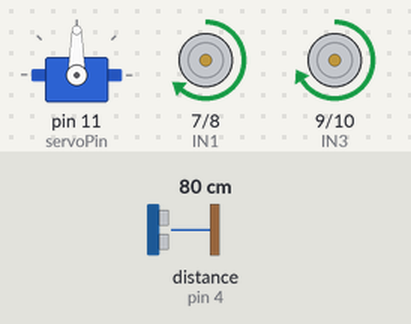
The sketch below on a simulated Arduino Uno, built with avr-gcc and run on an emulated ATmega328P. Shown: servo, motor-driver pin pairs drawn as motors (green arrow = first pin HIGH = forward, orange = second pin HIGH = backward, longer = more drive, scaled by the enable pin). Wiring (inferred from the names in the program): ultrasonic range finder: trigger pin 2; echo pin 4. The inputs (shaded band) are chosen by the test bench; at power-on: distance to the obstacle (sensor on pin 4) 80 cm. The echo pulse lasts 58.3 µs per cm.

Above: at 1.2 s.
1.3 s: distance to the obstacle (sensor on pin 4) set to 65 cm
2.8 s: distance to the obstacle (sensor on pin 4) set to 56 cm
At 3.5 s:
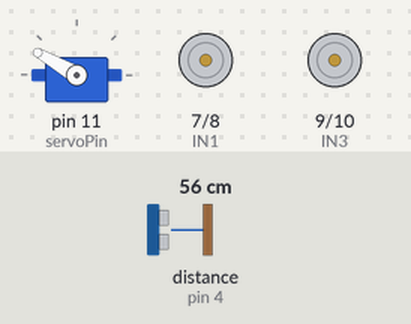
At 4.57 s:
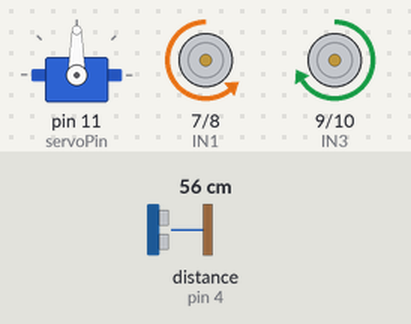
5.8 s: distance to the obstacle (sensor on pin 4) set to 2 cm
8.8 s: distance to the obstacle (sensor on pin 4) set to 120 cm
11.8 s: distance to the obstacle (sensor on pin 4) set to 4 cm
At 13.0 s:
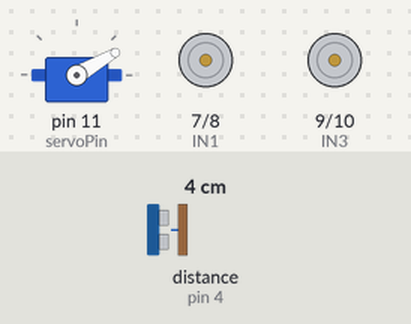
Timing chart, 0 to 15.8 s (numbered marks = the images above; inputs shaded):
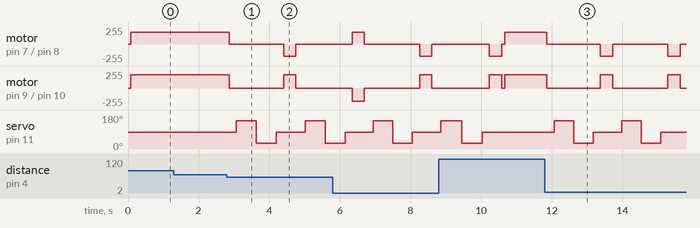

Measured:
- the behaviour switches between 62 and 61 cm on distance to the obstacle (sensor on pin 4) (found by bisection; images 0 and 1)
- after the input at 1.3 s, every drawn part: stays the same
- after the input at 2.8 s, motor on pin 7 (IN1) / pin 8 (IN2): forward 180/255 → stopped after 0.07 s, → backward 180/255 1.5 s later, → stopped 0.35 s later; motor on pin 9 (IN3) / pin 10 (IN4): forward 200/255 → stopped after 0.07 s, → forward 200/255 1.5 s later, → stopped 0.35 s later
- after the input at 11.8 s, motor on pin 7 (IN1) / pin 8 (IN2): alternates backward 180/255 for 0.35 s and stopped for 1.5 s, starting after 0.06 s; motor on pin 9 (IN3) / pin 10 (IN4): alternates forward 200/255 for 0.35 s and stopped for 1.5 s, starting after 0.06 s

The sketch:

car3.ino.ino
```cpp
#include <Servo.h>

Servo myservo;

// Ultrasonic pins
const int trigPin = 2;
const int echoPin = 4;

// Motor driver pins
// RIGHT MOTOR → OUT1, OUT2
const int ENA = 5;   // PWM Right motor
const int IN1 = 7;
const int IN2 = 8;

// LEFT MOTOR → OUT3, OUT4
const int ENB = 6;   // PWM Left motor
const int IN3 = 9;
const int IN4 = 10;

// Servo pin
const int servoPin = 11;

int distanceThreshold = 60; // cm
int mode = 0; // 0 → AUTO, 1 → MANUAL

// Get distance function with averaging filter
long getDistance() {
  long sum = 0;
  for (int i = 0; i < 5; i++) {
    digitalWrite(trigPin, LOW);
    delayMicroseconds(2);
    digitalWrite(trigPin, HIGH);
    delayMicroseconds(10);
    digitalWrite(trigPin, LOW);

    long duration = pulseIn(echoPin, HIGH, 20000);
    long d = duration * 0.034 / 2;
    if (d == 0 || d > 200) d = 200;
    sum += d;
    delay(10);
  }
  return sum / 5;
}

// Motor controls
void forward() {
  digitalWrite(IN1, HIGH); digitalWrite(IN2, LOW);
  digitalWrite(IN3, HIGH); digitalWrite(IN4, LOW);
  analogWrite(ENA, 180); analogWrite(ENB, 200);
}

void backward() {
  digitalWrite(IN1, LOW); digitalWrite(IN2, HIGH);
  digitalWrite(IN3, LOW); digitalWrite(IN4, HIGH);
  analogWrite(ENA, 180); analogWrite(ENB, 200);
}

void stopCar() {
  digitalWrite(IN1, LOW); digitalWrite(IN2, LOW);
  digitalWrite(IN3, LOW); digitalWrite(IN4, LOW);
}

void turnLeft() {
  digitalWrite(IN1, HIGH); digitalWrite(IN2, LOW);
  digitalWrite(IN3, LOW); digitalWrite(IN4, HIGH);
  analogWrite(ENA, 180); analogWrite(ENB, 200);
  delay(350);
  stopCar();
}

void turnRight() {
  digitalWrite(IN1, LOW); digitalWrite(IN2, HIGH);
  digitalWrite(IN3, HIGH); digitalWrite(IN4, LOW);
  analogWrite(ENA, 180); analogWrite(ENB, 200);
  delay(350);
  stopCar();
}

void setup() {
  Serial.begin(9600); // NodeMCU communication
  pinMode(trigPin, OUTPUT); pinMode(echoPin, INPUT);
  pinMode(ENA, OUTPUT); pinMode(ENB, OUTPUT);
  pinMode(IN1, OUTPUT); pinMode(IN2, OUTPUT);
  pinMode(IN3, OUTPUT); pinMode(IN4, OUTPUT);
  myservo.attach(servoPin); myservo.write(90); // center
}

void loop() {
  // Check for commands from NodeMCU
  if (Serial.available()) {
    String cmd = Serial.readStringUntil('\n');
    cmd.trim(); // remove whitespace/newline
    if (cmd == "AUTO") mode = 0;
    else if (cmd == "MANUAL") mode = 1;

    // Manual commands only if mode = 1
    if (mode == 1) {
      if (cmd == "F") forward();
      else if (cmd == "B") backward();
      else if (cmd == "L") turnLeft();
      else if (cmd == "R") turnRight();
      else if (cmd == "S") stopCar();
    }
  } else {
    // If NodeMCU disconnected → auto mode
    mode = 0;
  }

  // AUTO MODE logic
  if (mode == 0) {
    long distance = getDistance();
    if (distance > distanceThreshold) forward();
    else {
      stopCar(); delay(200);
      // Scan left
      myservo.write(150); delay(500); long leftDist = getDistance();
      // Scan right
      myservo.write(30); delay(500); long rightDist = getDistance();
      // Reset to center
      myservo.write(90); delay(200);
      if (leftDist > rightDist) turnLeft();
      else turnRight();
    }
  }
}
```
